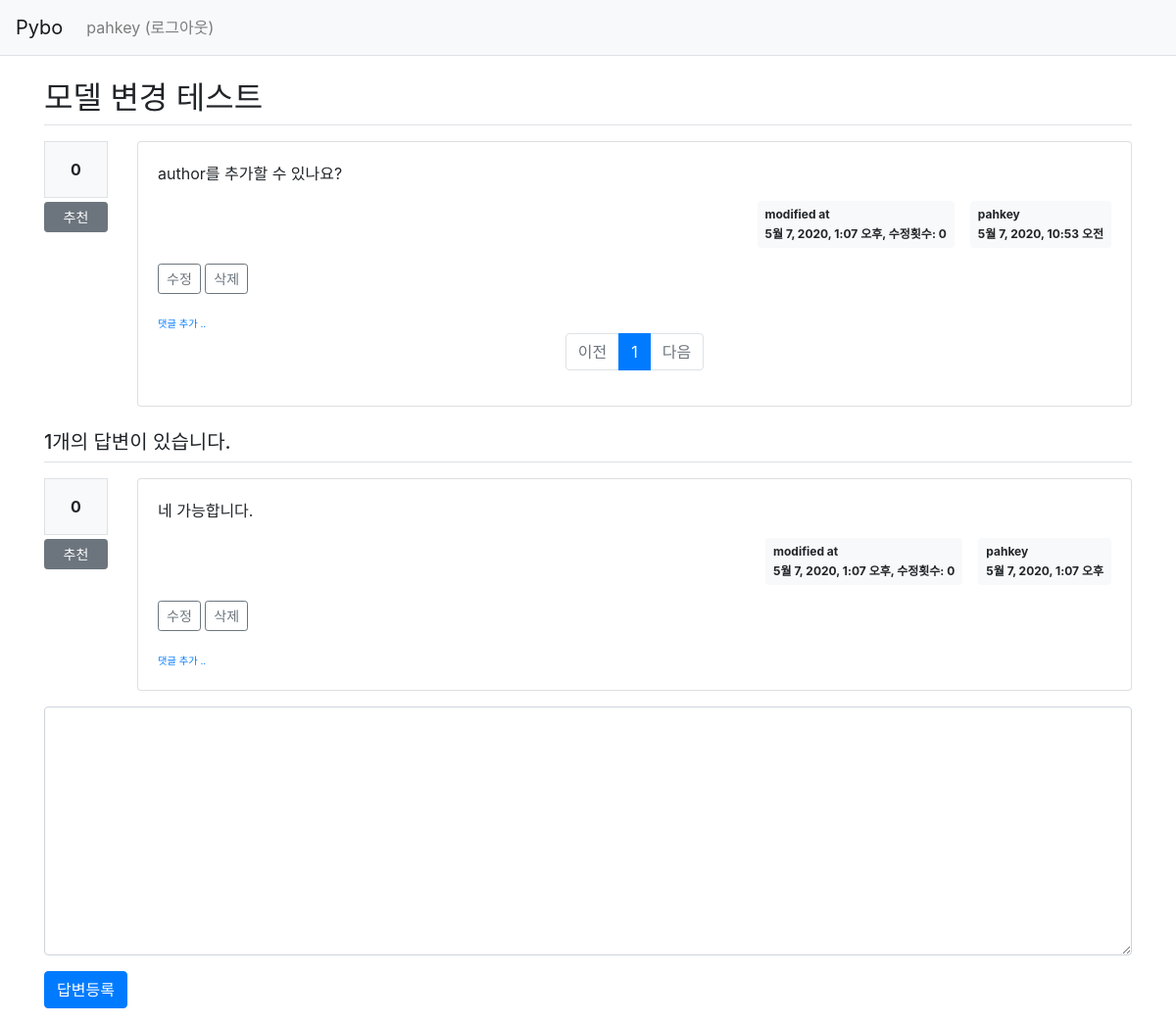
/pybo/14/ (signed in), run on the app's committed database.
### pybo/models.py (models this page shows, shortened)
class Question(models.Model):
    author = models.ForeignKey(User, on_delete=models.CASCADE, related_name='author_question')
    subject = models.CharField(max_length=200)
    content = models.TextField()
    create_date = models.DateTimeField()
    modify_date = models.DateTimeField(null=True, blank=True)
    voter = models.ManyToManyField(User, related_name='voter_question')
    modify_count = models.IntegerField(default=0) # 질문 수정 횟수를 나타내는 필드 추가

class Answer(models.Model):
    author = models.ForeignKey(User, on_delete=models.CASCADE, related_name='author_answer')
    question = models.ForeignKey(Question, on_delete=models.CASCADE)
    content = models.TextField()
    create_date = models.DateTimeField()
    modify_date = models.DateTimeField(null=True, blank=True)
    voter = models.ManyToManyField(User, related_name='voter_answer')
    modify_count = models.IntegerField(default=0) # 답변 수정 횟수를 나타내는 필드 추가

### pybo/views/base_views.py (the view)
# urls.py: path('<int:question_id>/', base_views.detail, name='detail'),
def detail(request, question_id):
    question = get_object_or_404(Question, pk=question_id)
    page = request.GET.get('page', '1') #페이지
    comment = Comment.objects.filter(question_id = question_id) #현재 question에 해당하는 comment들 DB에서 추출하기
    comment_list = comment.order_by('-create_date') # 최신 생성순으로 정렬
    paginator = Paginator(comment_list, 5) # 페이지당 5개씩 보여주기
    comment_obj = paginator.get_page(page) #현재 페이지에 해당하는 데이터 '5'개 담기
    context = {'question': question, 'comment_list': comment_obj}
    return render(request, 'pybo/question_detail.html', context)

### pybo/templatetags/pybo_filter.py (called while the page is built)
@register.filter()
def mark(value):
    extensions = ["nl2br", "fenced_code"]
    return mark_safe(markdown.markdown(value, extensions=extensions))

### templates/pybo/question_detail.html (shortened to what this page needs)
{% extends 'base.html' %}
{% load pybo_filter %}
{% block content %}
<div class="container my-3">
    <h2 class="border-bottom py-2">{{ question.subject }}</h2>
    <div class="row my-3">
        <div class="col-1">
            <div class="bg-light text-center p-3 border font-weight-bolder mb-1">{{question.voter.count}}</div>
            <a href="#" data-uri="{% url 'pybo:vote_question' question.id  %}"
               class="recommend btn btn-sm btn-secondary btn-block my-1">추천</a>
        </div>
        <div class="col-11">
            <div class="card">
                <div class="card-body">
                    <div class="card-text">{{ question.content|mark }}</div>
                    <div class="d-flex justify-content-end">
                        {% if question.modify_date %}
                        <div class="badge badge-light p-2 text-left mx-3">
                            <div class="mb-2">modified at</div>
                            <div>{{ question.modify_date }}, 수정횟수: {{ question.modify_count }}</div>
                        </div>
                        {% endif %}
                        <div class="badge badge-light p-2 text-left">
                            <div class="mb-2">{{ question.author.username }}</div>
                            <div>{{ question.create_date }}</div>
                        </div>
                    </div>
                    {% if request.user == question.author %}
                    <div class="my-3">
                        <a href="{% url 'pybo:question_modify' question.id  %}"
                           class="btn btn-sm btn-outline-secondary">수정</a>
                        <a href="#" class="delete btn btn-sm btn-outline-secondary"
                           data-uri="{% url 'pybo:question_delete' question.id  %}">삭제</a>
                    </div>
                    {% endif %}
                    <div>
                        <a href="{% url 'pybo:comment_create_question' question.id  %}"
                           class="small"><small>댓글 추가 ..</small></a>
                    </div>
                <ul class="pagination justify-content-center">
                    {% if comment_list.has_previous %}
                    <li class="page-item">
                        <a class="page-link" href="?page={{ comment_list.previous_page_number }}">이전</a>
                    </li>
                    {% else %}
                    <li class="page-item disabled">
                        <a class="page-link" tabindex="-1" aria-disabled="true" href="#">이전</a>
                    </li>
                    {% endif %}
                    {% for page_number in comment_list.paginator.page_range %}
                    {% if page_number >= comment_list.number|add:-5 and page_number <= comment_list.number|add:5 %}
                        {% if page_number == comment_list.number %}
                        <li class="page-item active" aria-current="page">
                            <a class="page-link" href="?page={{ page_number }}">{{ page_number }}</a>
                        </li>
                        {% else %}
                        <li class="page-item">
                            <a class="page-link" href="?page={{ page_number }}">{{ page_number }}</a>
                        </li>
                        {% endif %}
                    {% endif %}
                    {% endfor %}
                    {% if comment_list.has_next %}
                    <li class="page-item">
                        <a class="page-link" href="?page={{ comment_list.next_page_number }}">다음</a>
                    </li>
                    {% else %}
                    <li class="page-item disabled">
                        <a class="page-link" tabindex="-1" aria-disabled="true" href="#">다음</a>
                    </li>
                    {% endif %}
                </ul>
                </div>
            </div>
        </div>
    </div>
    <h5 class="border-bottom my-3 py-2">{{question.answer_set.count}}개의 답변이 있습니다.</h5>
    {% for answer in question.answer_set.all %}
    <div class="row my-3">
        <div class="col-1">
            <div class="bg-light text-center p-3 border font-weight-bolder mb-1">{{answer.voter.count}}</div>
            <a href="#" data-uri="{% url 'pybo:vote_answer' answer.id  %}"
                class="recommend btn btn-sm btn-secondary btn-block my-1">추천</a>
        </div>
        <div class="col-11">
            <div class="card">
                <div class="card-body">
                    <div class="card-text">{{ answer.content|mark }}</div>
                    <div class="d-flex justify-content-end">
                        {% if answer.modify_date %}
                        <div class="badge badge-light p-2 text-left mx-3">
                            <div class="mb-2">modified at</div>
                            <div>{{ answer.modify_date }}, 수정횟수: {{ answer.modify_count }}</div>
                        </div>
                        {% endif %}
                        <div class="badge badge-light p-2 text-left">
                            <div class="mb-2">{{ answer.author.username }}</div>
                            <div>{{ answer.create_date }}</div>
                        </div>
                    </div>
                    {% if request.user == answer.author %}
                    <div class="my-3">
                        <a href="{% url 'pybo:answer_modify' answer.id  %}"
                           class="btn btn-sm btn-outline-secondary">수정</a>
                        <a href="#" class="delete btn btn-sm btn-outline-secondary "
                           data-uri="{% url 'pybo:answer_delete' answer.id  %}">삭제</a>
                    </div>
                    {% endif %}
                    <div>
                        <a href="{% url 'pybo:comment_create_answer' answer.id  %}"
                           class="small"><small>댓글 추가 ..</small></a>
                    </div>
                </div>
            </div>
        </div>
    </div>
    {% endfor %}
    <form action="{% url 'pybo:answer_create' question.id %}" method="post" class="my-3">
        <div class="form-group">
            <textarea {% if not user.is_authenticated %}disabled{% endif %}
              name="content" id="content" class="form-control" rows="10"></textarea>
        </div>
        <input type="submit" value="답변등록" class="btn btn-primary">
    </form>
</div>
{% endblock %}

### templates/navbar.html (shortened to what this page needs)
<nav class="navbar navbar-expand-lg navbar-light bg-light border-bottom">
    <a class="navbar-brand" href="{% url 'pybo:index' %}">Pybo</a>
    <div class="collapse navbar-collapse flex-grow-0" id="navbarNav">
        <ul class="navbar-nav">
            <li class="nav-item ">
                {% if user.is_authenticated %}
                <a class="nav-link" href="{% url 'common:logout' %}">{{ user.username }} (로그아웃)</a>
                {% else %}
                <a class="nav-link" href="{% url 'common:login' %}">로그인</a>
                {% endif %}
            </li>
        </ul>
    </div>
</nav>

### data on the page
Question: subject "모델 변경 테스트", voter.count "0", content|mark "author를 추가할 수 있나요?", modify_date "5월 7, 2020, 1:07 오후", modify_count "0", author.username "pahkey", create_date "5월 7, 2020, 10:53 오전", answer_set.count "1"
Answer: voter.count "0", content|mark "네 가능합니다.", modify_date "5월 7, 2020, 1:07 오후", modify_count "0", author.username "pahkey", create_date "5월 7, 2020, 1:07 오후", shows "수정"

### other printed values
{{ user.username }} "pahkey"
{{ page_number }} "1"
